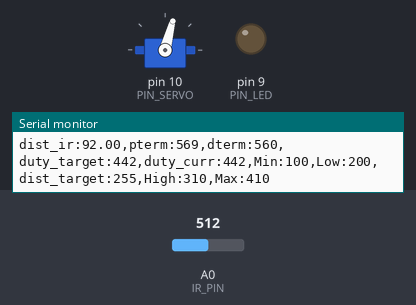
This sketch was run on a simulated Arduino Uno, built with avr-gcc and run on an emulated ATmega328P. On the bench: servo, output pins drawn as LEDs (lit = HIGH), the last lines printed to the serial monitor. The test bench sets the inputs (shaded band); at power-on: A0 (IR_PIN) = 512.

Above: at 1.2 s.
1.3 s: A0 (IR_PIN) set to 245
At 1.45 s:
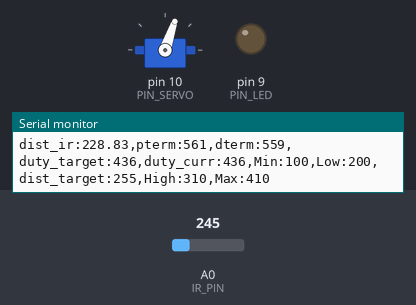
2.9 s: A0 (IR_PIN) set to 265
At 3.9 s:
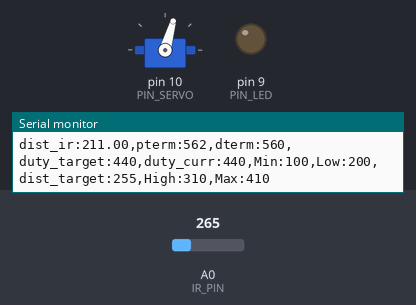
Timing chart, 0 to 5.9 s (numbered marks = the images above; inputs shaded):
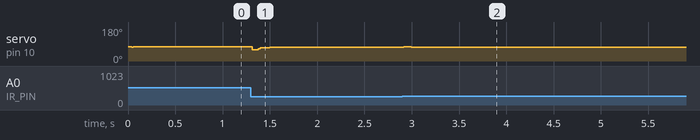

Measured:
- after the input at 1.3 s, servo on pin 10 (PIN_SERVO): 75° → 60° at once, → 72° 0.06 s later
- after the input at 2.9 s, servo on pin 10 (PIN_SERVO): 72° → 75° at once, → 74° 0.08 s later

The sketch:

pd-control.ino
```cpp
#include <Servo.h>
/////////////////////////////
// Configurable parameters //
/////////////////////////////
// Arduino pin assignment
#define PIN_LED 9
#define PIN_SERVO 10
#define IR_PIN A0
float dist;
float calcDistance(short val){return dist;}
// Framework setting
#define _DIST_TARGET 255
#define _DIST_MIN 100
#define _DIST_MAX 410
// Distance sensor
#define _DIST_ALPHA 0.5
// Servo range
#define _DUTY_MIN 1160
#define _DUTY_NEU 1255
#define _DUTY_MAX 1320
// Servo speed control
#define _SERVO_ANGLE 30.0 // angle b/w DUTY_MAX and DUTY_MIN
#define _SERVO_SPEED 600 // servo speed limit (deg/sec)
// Event periods
#define _INTERVAL_DIST 20 // distance sensor interval (ms)
#define _INTERVAL_SERVO 20 // servo interval (ms)
#define _INTERVAL_SERIAL 100 // serial interval (ms)
// PID parameters
#define _KP 1.2
// proportional gain *****
#define _KD 8.0
#define a 103
#define b 430

//////////////////////
// global variables //
//////////////////////
float interval = 20;
unsigned long oldmil;
static long apt = 0;
int fc = 15;
float dt = interval/1000.0;
float lambda = 2*PI*fc*dt;
float filter = 0.0;
float prev = 0.0;
// Servo instance
Servo myservo;
// Distance sensor
float dist_target; // location to send the ball
float dist_raw, dist_ema;
// Event periods
unsigned long last_sampling_time_dist, last_sampling_time_servo,
last_sampling_time_serial;
bool event_dist, event_servo, event_serial;
// Servo speed control
int duty_chg_per_interval; // maximum duty difference per interval
int duty_target, duty_curr;
// PID variables
float error_curr, error_prev, control, pterm, dterm, iterm;
int duty_min = _DUTY_MIN;
int duty_neu = _DUTY_NEU;
int duty_max = _DUTY_MAX;
int kp = _KP;
void setup() {
  // initialize GPIO pins for LED add attach servo
  pinMode(PIN_LED, OUTPUT);
  myservo.attach(PIN_SERVO);
  duty_curr = _DUTY_NEU;
  myservo.writeMicroseconds(_DUTY_NEU);

  // initialize global variables
  dist_target = _DIST_TARGET;
  dist_raw = 0.0;
//  dist_ema = _DIST_ALPHA*dist_raw + (1 - _DIST_ALPHA)*dist_ema;
  last_sampling_time_dist = 0;
  last_sampling_time_servo = 0;
  last_sampling_time_serial = 0;
  event_dist = true;
  event_servo = true;
  event_serial = true;

  // initialize serial port
  Serial.begin(57600);
  duty_curr = _DUTY_NEU;
  myservo.writeMicroseconds(duty_curr);
  //convert angle speed into duty change per interval.
  duty_chg_per_interval =  (_DUTY_MAX - _DUTY_MIN) * (_SERVO_SPEED / 180.0) * (_INTERVAL_DIST / 1000.0);

}

void loop() {
  unsigned long time_curr = millis();
   if (time_curr >= last_sampling_time_dist + _INTERVAL_DIST){
     last_sampling_time_dist += _INTERVAL_DIST;
     event_dist = true;
    }
   if (time_curr >= last_sampling_time_servo + _INTERVAL_SERVO){
     last_sampling_time_servo += _INTERVAL_SERVO;
     event_servo = true;
    }
   if (time_curr >= last_sampling_time_serial + _INTERVAL_SERIAL){
     last_sampling_time_serial += _INTERVAL_SERIAL;
     event_serial = true;
   }

  if(event_dist) {
    event_dist  = false;
    // get a distance reading from the distance sensor
//    dist_raw = ir_distance();
    dist_raw = ir_distance_filtered();
//     dist_raw = filter.read();
  // PID control logic
    error_curr = dist_target - dist_raw;
    pterm = _KP * error_curr;
    dterm = _KD * (error_curr - error_prev);
    control = pterm + dterm;
//    duty_target = targeting(control);
//    duty_target = _DUTY_NEU + control * ((control>0)?(_DUTY_MAX - _DUTY_NEU):(_DUTY_NEU - _DUTY_MIN))  * _SERVO_ANGLE / 180;
    duty_target = _DUTY_NEU + control;
    // keep duty_target value within the range of
//     [_DUTY_MIN, _DUTY_MAX]
    if (duty_target < _DUTY_MIN) {
      duty_target = _DUTY_MIN;
    }else if (duty_target > _DUTY_MAX){
      duty_target = _DUTY_MAX;
    }
    error_prev = error_curr;
  }
  if(event_servo) {
    event_servo = false;
    // adjust duty_curr toward duty_target by duty_chg_per_interval
    if (duty_curr > duty_target){
        duty_curr  -= duty_chg_per_interval;
    duty_curr = duty_target;
    }else if (duty_curr <= duty_target){
        duty_curr  += duty_chg_per_interval;
    duty_curr = duty_target;
    }
    // update servo position
   myservo.writeMicroseconds(duty_curr);
    }
  if(event_serial) {
    event_serial = false;
    Serial.print("dist_ir:");
    Serial.print(dist_raw);
    Serial.print(",pterm:");
    Serial.print(map(pterm,-1000,1000,510,610));
    Serial.print(",dterm:");
    Serial.print(map(dterm,-1000,1000,510,610));
    Serial.print(",duty_target:");
    Serial.print(map(duty_target,1000,2000,410,510));
    Serial.print(",duty_curr:");
    Serial.print(map(duty_curr,1000,2000,410,510));
    Serial.println(",Min:100,Low:200,dist_target:255,High:310,Max:410");
  }

}

float ir_distance(void){
  float val;
  float volt = float(analogRead(IR_PIN));
  val = ((6762.0/(volt-9.0))-4.0) * 10.0;
  return 300.0 / (b - a) * (val - a) + 100;
}
//float ir_distance_filtered(void){ // return value unit: mm
//   float calidist =ir_distance();
//   unsigned long dmil = 0;
//   unsigned long mil = millis();
//
//   if (mil != oldmil) {
//     dmil = mil-oldmil;
//     oldmil = mil;
//   }
//
//   apt -= dmil;
//
//   if (apt <= 0) {
//     apt += interval;
//     filter = lambda / (1 + lambda) * ir_distance() + 1 / (1 + lambda) * prev;
//     prev = filter;
//   return filter;
//
//}
//}
float under_noise_filter(void){
  int currReading;
  int largestReading = 0;
  for (int i = 0; i < 3; i++) {
    currReading = ir_distance();
    if (currReading > largestReading) { largestReading = currReading; }
    delayMicroseconds(1500);
  }
  return largestReading;
}
float ir_distance_filtered(void){
  int currReading;
  int lowestReading = 1024;
  dist_raw = ir_distance();
  for (int i = 0; i < 3; i++) {
    currReading = under_noise_filter();
    if (currReading < lowestReading) { lowestReading = currReading; }
  }

  dist_ema = _DIST_ALPHA *lowestReading + (1-_DIST_ALPHA )*dist_ema;
  return dist_ema;
}
float targeting(float e){
  float control;
  if (e >= 0) {
    control = map(e, 0 , 155, duty_neu, duty_max);
  }else if (e < 0){
    control = map(e, -155, 0 , duty_min, duty_neu);
  }
  return control;
}
```
